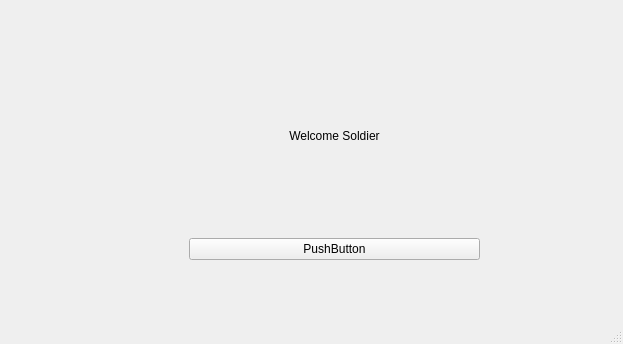
<?xml version="1.0" encoding="UTF-8"?>
<ui version="4.0">
 <class>MainWindow</class>
 <widget class="QMainWindow" name="MainWindow">
  <property name="geometry">
   <rect>
    <x>0</x>
    <y>0</y>
    <width>623</width>
    <height>344</height>
   </rect>
  </property>
  <property name="windowTitle">
   <string>MainWindow</string>
  </property>
  <widget class="QWidget" name="centralwidget">
   <layout class="QHBoxLayout" name="horizontalLayout">
    <item>
     <widget class="QStackedWidget" name="stackedWidget">
      <property name="currentIndex">
       <number>0</number>
      </property>
      <widget class="QWidget" name="enrollPage">
       <widget class="QWidget" name="layoutWidget">
        <property name="geometry">
         <rect>
          <x>180</x>
          <y>30</y>
          <width>291</width>
          <height>221</height>
         </rect>
        </property>
        <layout class="QVBoxLayout" name="verticalLayout">
         <item>
          <widget class="QLabel" name="welcomeLabel">
           <property name="text">
            <string>Welcome Soldier</string>
           </property>
           <property name="alignment">
            <set>Qt::AlignCenter</set>
           </property>
          </widget>
         </item>
         <item>
          <widget class="QPushButton" name="enrollButton">
           <property name="text">
            <string>PushButton</string>
           </property>
          </widget>
         </item>
        </layout>
       </widget>
      </widget>
      <widget class="QWidget" name="namePage">
       <widget class="QPushButton" name="nextNamePageButton">
        <property name="geometry">
         <rect>
          <x>460</x>
          <y>230</y>
          <width>87</width>
          <height>26</height>
         </rect>
        </property>
        <property name="text">
         <string>Next</string>
        </property>
       </widget>
       <widget class="QWidget" name="layoutWidget">
        <property name="geometry">
         <rect>
          <x>140</x>
          <y>87</y>
          <width>321</width>
          <height>61</height>
         </rect>
        </property>
        <layout class="QHBoxLayout" name="horizontalLayout_2">
         <item>
          <widget class="QLabel" name="nameInputLabel">
           <property name="text">
            <string>Name : </string>
           </property>
          </widget>
         </item>
         <item>
          <widget class="QLineEdit" name="nameInputBox"/>
         </item>
        </layout>
       </widget>
      </widget>
      <widget class="QWidget" name="avatarSelectPage">
       <widget class="QPushButton" name="avatar1">
        <property name="geometry">
         <rect>
          <x>100</x>
          <y>80</y>
          <width>87</width>
          <height>91</height>
         </rect>
        </property>
        <property name="styleSheet">
         <string notr="true">
image: url(:/images/avatar_pics/test1.jpeg);</string>
        </property>
        <property name="text">
         <string/>
        </property>
       </widget>
       <widget class="QPushButton" name="avatar2">
        <property name="geometry">
         <rect>
          <x>260</x>
          <y>80</y>
          <width>87</width>
          <height>91</height>
         </rect>
        </property>
        <property name="styleSheet">
         <string notr="true">image: url(:/images/avatar_pics/test2.jpeg);</string>
        </property>
        <property name="text">
         <string/>
        </property>
       </widget>
       <widget class="QPushButton" name="avatar3">
        <property name="geometry">
         <rect>
          <x>420</x>
          <y>80</y>
          <width>87</width>
          <height>91</height>
         </rect>
        </property>
        <property name="styleSheet">
         <string notr="true">image: url(:/images/avatar_pics/test3.jpeg);</string>
        </property>
        <property name="text">
         <string/>
        </property>
       </widget>
      </widget>
      <widget class="QWidget" name="displayPage">
       <widget class="QLabel" name="nameDisplayLabel">
        <property name="geometry">
         <rect>
          <x>210</x>
          <y>110</y>
          <width>251</width>
          <height>18</height>
         </rect>
        </property>
        <property name="text">
         <string>Your Name</string>
        </property>
       </widget>
       <widget class="QPushButton" name="AvatarDisplayButton">
        <property name="enabled">
         <bool>false</bool>
        </property>
        <property name="geometry">
         <rect>
          <x>90</x>
          <y>80</y>
          <width>87</width>
          <height>81</height>
         </rect>
        </property>
        <property name="text">
         <string/>
        </property>
       </widget>
      </widget>
     </widget>
    </item>
   </layout>
  </widget>
  <widget class="QMenuBar" name="menubar">
   <property name="geometry">
    <rect>
     <x>0</x>
     <y>0</y>
     <width>623</width>
     <height>23</height>
    </rect>
   </property>
  </widget>
  <widget class="QStatusBar" name="statusbar"/>
 </widget>
 <resources/>
 <connections/>
</ui>
